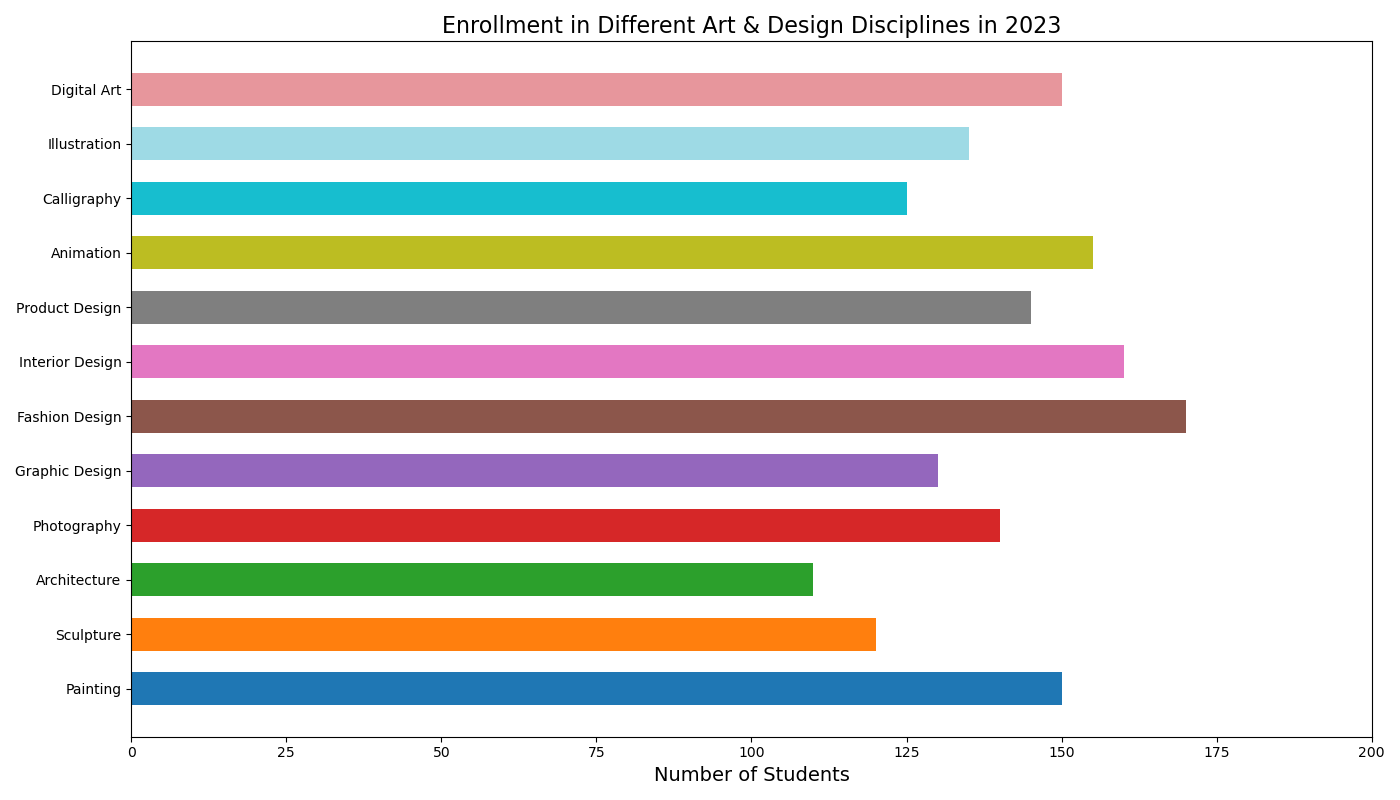

The script that drew this image:

import matplotlib.pyplot as plt

# Generate data points
categories = [
    "Painting", "Sculpture", "Architecture", "Photography", "Graphic Design",
    "Fashion Design", "Interior Design", "Product Design", "Animation", 
    "Calligraphy", "Illustration", "Digital Art"
]
values = [150, 120, 110, 140, 130, 170, 160, 145, 155, 125, 135, 150]

plt.figure(figsize=(14, 8))  # Change the width and height of the chart

# Create a horizontal bar chart with specified bar width and colors
plt.barh(categories, values, color=[
    '#1f77b4', '#ff7f0e', '#2ca02c', '#d62728', '#9467bd', 
    '#8c564b', '#e377c2', '#7f7f7f', '#bcbd22', '#17becf', 
    '#9edae5', '#e7969c'], height=0.6)

plt.xlabel('Number of Students', fontsize=14)
plt.title('Enrollment in Different Art & Design Disciplines in 2023', fontsize=16)
plt.xlim(0, 200)  # Adjusted to give some space for readability

plt.tight_layout()
plt.show()
